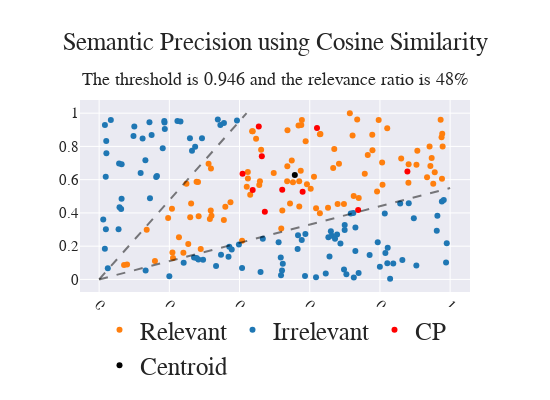

Notebook source saved alongside this figure:
### Code cell
df_1 = pd.DataFrame({
    "x": pubs[:, 0],
    "y": pubs[:, 1],
    "Type": "Irrelevant"
})
df_2 = pd.DataFrame({
    "x": c_pubs[:, 0],
    "y": c_pubs[:, 1],
    "Type": "CP"
})
df = pd.concat([df_1, df_2])
avg = np.mean(c_pubs, axis=0)
df["sim"] = cosine_similarity(np.concatenate(
    [pubs, c_pubs]), avg.reshape(1, -1)).flatten()
df = pd.concat(
    [df, pd.DataFrame({"x": [avg[0]], "y": [avg[1]], "Type": "Centroid", "sim": [1]})])
# select the least similar entry with type "CP"
threshold = df[df["Type"] == "CP"]["sim"].min()
# set everything above or equal to the threshold to "relevant" except leave the core as is
df.loc[(df["sim"] >= threshold) & (df["Type"] != "CP") & (df["Type"] != "Centroid"), "Type"] = "Relevant"
# relevant ratio
relevant_ratio = df[df["Type"] == "Relevant"].shape[0] / (df.shape[0] - c_pubs.shape[0] - 1)
fig = px.scatter(df, x="x", y="y", color="Type", hover_data={"sim": True},
                 color_discrete_map={"CP": "Red",
                                     "Relevant": COLORS[1],
                                     "Irrelevant": COLORS[0],
                                     "Centroid": "black"},
                 title=f"Semantic Precision using Cosine Similarity")
fig.update_layout(title_subtitle_text=f"The threshold is {threshold:.3f} and the relevance ratio is {relevant_ratio:.0%}", **PLOT_CONFIGS)
fig.update_xaxes(tickfont=dict(size=15))

fig.add_traces(
    [
        go.Scatter(x=[0, 1], y=[0, 0.55], mode="lines", line=dict(color="black", dash="dash")
                   , showlegend=False, opacity=0.5),
        go.Scatter(x=[0, 0.42], y=[0, 1], mode="lines", line=dict(color="black", dash="dash"),
                   showlegend=False, opacity=0.5),
    ]
)
# pio.write_image(fig, "LitQEval-report/pics/sp_cos.pdf", width=1200)
fig.show()

### Figure 1 — Plotly figure (JSON) as saved in the notebook; plotly's stock layout.template omitted (floating-point values rounded to 4 significant figures)
{"data": [{"customdata": [[0.9975], [0.9939], [0.9895], [0.964], [0.9673], [0.9847], [0.9991], [1.0], [0.9871], [0.9817], [0.9849], [0.9988], [0.9984], [0.9759], [0.9993], [0.9984], [0.9566], [0.9999], [0.9821], [0.9824], [0.9717], [0.9724], [0.958], [0.9975], [0.9855], [0.961], [0.9608], [0.9973], [0.9499], [0.997], [0.9715], [0.9658], [0.9839], [0.9712], [0.9683], [0.9934], [0.9716], [0.9556], [0.9991], [1.0], [0.9661], [0.9636], [0.9919], [0.9945], [0.9733], [0.9641], [0.9995], [0.9922], [0.9654], [0.9999], [0.9664], [1.0], [0.954], [0.9672], [0.9827], [0.9996], [0.994], [0.9949], [0.9823], [0.9893], [0.9635], [0.9989], [0.9601], [0.9975], [0.9995], [0.9998], [0.9617], [0.9935], [0.99], [0.9949], [0.9979], [0.9978], [0.9904], [0.947], [1.0], [0.9969], [0.9897], [0.9793], [0.9987], [0.9965], [0.9981], [0.993], [0.9519], [0.9832], [0.9997], [0.9983], [0.9893], [0.9813], [0.9893], [0.9674], [0.9995], [0.9978], [0.9549], [1.0], [0.9609], [0.9983]], "hovertemplate": "Type=Relevant<br>x=%{x}<br>y=%{y}<br>sim=%{customdata[0]}<extra></extra>", "legendgroup": "Relevant", "marker": {"color": "#ff7f0e", "symbol": "circle"}, "mode": "markers", "name": "Relevant", "orientation": "v", "showlegend": true, "type": "scatter", "x": [0.5488, 0.6028, 0.4237, 0.4376, 0.7917, 0.568, 0.07104, 0.7782, 0.9786, 0.4615, 0.5218, 0.4562, 0.6121, 0.9437, 0.3595, 0.6668, 0.2104, 0.3154, 0.5702, 0.2089, 0.159, 0.1966, 0.9768, 0.318, 0.5759, 0.3186, 0.2894, 0.7352, 0.2488, 0.592, 0.4471, 0.8811, 0.8817, 0.7253, 0.9561, 0.4239, 0.618, 0.1355, 0.57, 0.5743, 0.6521, 0.4359, 0.8062, 0.7142, 0.8073, 0.6974, 0.7221, 0.9755, 0.9342, 0.5356, 0.7396, 0.2274, 0.3118, 0.6794, 0.5366, 0.32, 0.5883, 0.629, 0.9474, 0.2539, 0.2075, 0.3742, 0.2776, 0.7653, 0.5522, 0.6699, 0.2817, 0.9775, 0.9414, 0.6304, 0.4974, 0.9729, 0.9066, 0.4072, 0.07952, 0.4205, 0.8606, 0.2621, 0.6833, 0.2835, 0.7787, 0.2594, 0.5188, 0.5775, 0.4304, 0.5362, 0.5438, 0.904, 0.7568, 0.24, 0.7964, 0.4581, 0.9519, 0.8208, 0.6289, 0.3554], "xaxis": "x", "y": [0.7152, 0.5449, 0.6459, 0.8918, 0.5289, 0.9256, 0.08713, 0.87, 0.7992, 0.7805, 0.4147, 0.5684, 0.6169, 0.6818, 0.437, 0.6706, 0.1289, 0.3637, 0.4386, 0.1613, 0.1104, 0.3687, 0.6048, 0.4143, 0.9293, 0.6674, 0.1832, 0.9622, 0.5762, 0.5723, 0.8464, 0.5813, 0.6925, 0.5013, 0.644, 0.6064, 0.4288, 0.2983, 0.5909, 0.6532, 0.4314, 0.8919, 0.7039, 0.9988, 0.5691, 0.4535, 0.8664, 0.8558, 0.614, 0.5899, 0.4905, 0.2544, 0.6963, 0.4537, 0.8967, 0.3835, 0.831, 0.8727, 0.7309, 0.2133, 0.4247, 0.4636, 0.5868, 0.7487, 0.5845, 0.7852, 0.5864, 0.8765, 0.7992, 0.8743, 0.6395, 0.9608, 0.774, 0.2322, 0.0896, 0.5574, 0.727, 0.4561, 0.6956, 0.3799, 0.7774, 0.3738, 0.3068, 0.9594, 0.51, 0.6814, 0.4569, 0.69, 0.6361, 0.1605, 0.9592, 0.591, 0.5758, 0.9088, 0.3984, 0.3567], "yaxis": "y"}, {"customdata": [[0.893], [0.7641], [0.8564], [0.8393], [0.9226], [0.7681], [0.7253], [0.7368], [0.8891], [0.935], [0.8033], [0.7467], [0.7443], [0.9219], [0.7021], [0.9032], [0.8942], [0.8063], [0.9182], [0.7852], [0.8559], [0.6887], [0.6676], [0.8932], [0.8798], [0.9033], [0.9241], [0.7889], [0.9084], [0.8977], [0.8157], [0.85], [0.8928], [0.8363], [0.7794], [0.7694], [0.8171], [0.7375], [0.7296], [0.8417], [0.9326], [0.6965], [0.8932], [0.8985], [0.904], [0.9357], [0.8624], [0.8295], [0.9204], [0.931], [0.8081], [0.8927], [0.766], [0.9229], [0.8613], [0.8569], [0.6996], [0.7582], [0.8279], [0.9425], [0.8618], [0.9061], [0.9345], [0.7294], [0.8522], [0.9001], [0.7599], [0.8285], [0.926], [0.8842], [0.9238], [0.6793], [0.9038], [0.9241], [0.8824], [0.8148], [0.9081], [0.8183], [0.8216], [0.8951], [0.6751], [0.7918], [0.8798], [0.9239], [0.8558], [0.8778], [0.7997], [0.9168], [0.9369], [0.7326], [0.732], [0.7033], [0.9168], [0.9442], [0.8672], [0.9338], [0.9422], [0.9182], [0.9374], [0.7946], [0.8373], [0.9091], [0.7708], [0.8036]], "hovertemplate": "Type=Irrelevant<br>x=%{x}<br>y=%{y}<br>sim=%{customdata[0]}<extra></extra>", "legendgroup": "Irrelevant", "marker": {"color": "#1f77b4", "symbol": "circle"}, "mode": "markers", "name": "Irrelevant", "orientation": "v", "showlegend": true, "type": "scatter", "x": [0.9637, 0.02022, 0.1183, 0.1434, 0.2646, 0.01879, 0.6976, 0.9884, 0.6531, 0.4663, 0.6563, 0.821, 0.8379, 0.9765, 0.7393, 0.2828, 0.2961, 0.06415, 0.5666, 0.5232, 0.1318, 0.5865, 0.8289, 0.6778, 0.2231, 0.6995, 0.8138, 0.01919, 0.6602, 0.8965, 0.1002, 0.1494, 0.1625, 0.1238, 0.4072, 0.01171, 0.73, 0.521, 0.2, 0.7937, 0.3454, 0.7044, 0.1647, 0.5772, 0.7301, 0.3982, 0.1862, 0.05803, 0.3778, 0.02468, 0.9903, 0.6631, 0.02065, 0.2735, 0.1856, 0.6875, 0.5182, 0.8639, 0.5174, 0.7169, 0.5654, 0.1448, 0.3556, 0.9037, 0.9619, 0.2408, 0.01643, 0.06396, 0.3382, 0.2317, 0.293, 0.6179, 0.3472, 0.9818, 0.3686, 0.8221, 0.5113, 0.09784, 0.3331, 0.1325, 0.7256, 0.7706, 0.672, 0.2703, 0.05537, 0.1812, 0.05685, 0.5876, 0.3709, 0.4599, 0.7998, 0.6456, 0.2776, 0.3927, 0.1871, 0.882, 0.7242, 0.6996, 0.8577, 0.8155, 0.06271, 0.2587, 0.0333, 0.01633], "xaxis": "x", "y": [0.3834, 0.8326, 0.6399, 0.9447, 0.7742, 0.6176, 0.06023, 0.102, 0.2533, 0.2444, 0.1382, 0.0971, 0.0961, 0.4687, 0.03919, 0.1202, 0.1187, 0.6925, 0.2654, 0.09394, 0.7163, 0.02011, 0.004695, 0.27, 0.9527, 0.2974, 0.3965, 0.3016, 0.2901, 0.3676, 0.9195, 0.8681, 0.6156, 0.848, 0.06917, 0.36, 0.1716, 0.05434, 0.01852, 0.2239, 0.9281, 0.03184, 0.6215, 0.2379, 0.3119, 0.2098, 0.9444, 0.4344, 0.1796, 0.06725, 0.2169, 0.2633, 0.7584, 0.798, 0.9528, 0.2155, 0.02566, 0.1175, 0.1321, 0.3961, 0.1833, 0.4881, 0.9404, 0.08342, 0.2921, 0.1003, 0.9295, 0.4856, 0.9616, 0.9493, 0.8489, 0.01324, 0.1481, 0.4784, 0.1369, 0.1898, 0.2243, 0.8622, 0.0811, 0.05343, 0.01143, 0.1469, 0.2454, 0.1315, 0.3016, 0.7885, 0.697, 0.2728, 0.1971, 0.04461, 0.07696, 0.03536, 0.1289, 0.9564, 0.904, 0.4586, 0.399, 0.3277, 0.4572, 0.1594, 0.424, 0.849, 0.959, 0.1852], "yaxis": "y"}, {"customdata": [[0.9919], [0.9648], [0.9784], [0.9943], [0.9461], [0.9881], [0.9991], [0.9991], [0.991], [0.9863]], "hovertemplate": "Type=CP<br>x=%{x}<br>y=%{y}<br>sim=%{customdata[0]}<extra></extra>", "legendgroup": "CP", "marker": {"color": "Red", "symbol": "circle"}, "mode": "markers", "name": "CP", "orientation": "v", "showlegend": true, "type": "scatter", "x": [0.6207, 0.4548, 0.8782, 0.5797, 0.738, 0.4086, 0.4374, 0.5216, 0.4721, 0.4635], "xaxis": "x", "y": [0.9111, 0.9199, 0.6498, 0.528, 0.4182, 0.6358, 0.5386, 0.5393, 0.4066, 0.7402], "yaxis": "y"}, {"customdata": [[1]], "hovertemplate": "Type=Centroid<br>x=%{x}<br>y=%{y}<br>sim=%{customdata[0]}<extra></extra>", "legendgroup": "Centroid", "marker": {"color": "black", "symbol": "circle"}, "mode": "markers", "name": "Centroid", "orientation": "v", "showlegend": true, "type": "scatter", "x": [0.5575], "xaxis": "x", "y": [0.6287], "yaxis": "y"}, {"line": {"color": "black", "dash": "dash"}, "mode": "lines", "opacity": 0.5, "showlegend": false, "type": "scatter", "x": [0, 1], "y": [0, 0.55]}, {"line": {"color": "black", "dash": "dash"}, "mode": "lines", "opacity": 0.5, "showlegend": false, "type": "scatter", "x": [0, 0.42], "y": [0, 1]}], "layout": {"font": {"family": "Modern Computer"}, "height": 400, "legend": {"font": {"size": 25}, "orientation": "h", "title": {"text": ""}, "tracegroupgap": 0, "x": 0.5, "xanchor": "center", "y": -0.5, "yanchor": "bottom"}, "showlegend": true, "title": {"font": {"family": "Modern Computer", "size": 25}, "subtitle": {"text": "The threshold is 0.946 and the relevance ratio is 48%"}, "text": "Semantic Precision using Cosine Similarity", "x": 0.5}, "width": 550, "xaxis": {"anchor": "y", "domain": [0, 1], "tickangle": 45, "tickfont": {"size": 15}, "title": {"font": {"size": 10}, "text": ""}}, "yaxis": {"anchor": "x", "domain": [0, 1], "tickfont": {"size": 15}, "title": {"font": {"size": 10}, "text": ""}}}}
